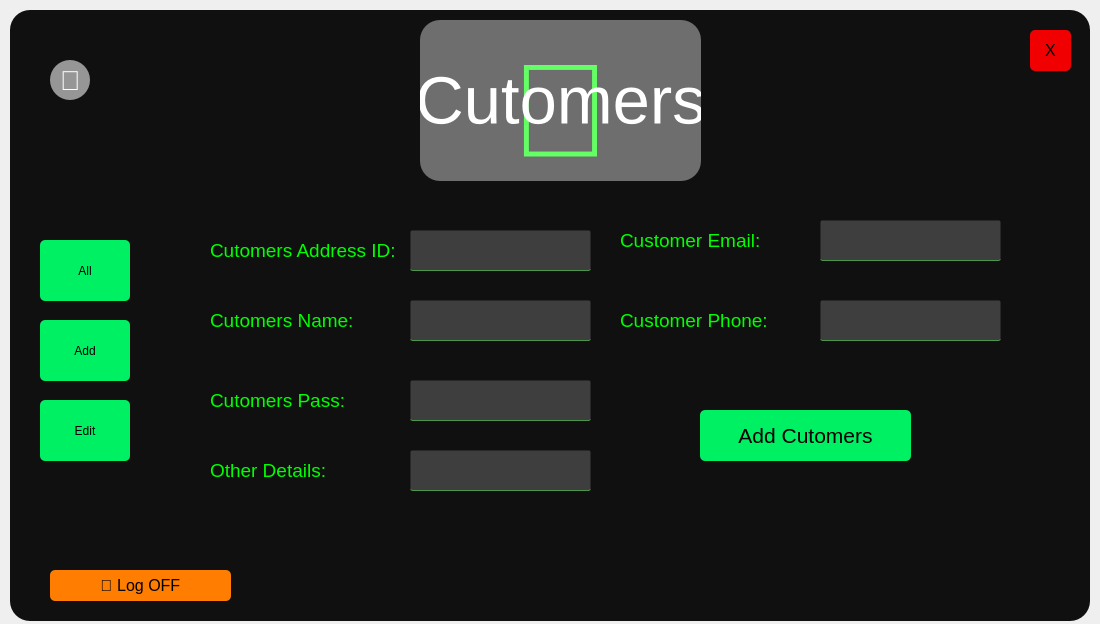
<?xml version="1.0" encoding="UTF-8"?>
<ui version="4.0">
 <class>Form</class>
 <widget class="QWidget" name="Form">
  <property name="geometry">
   <rect>
    <x>0</x>
    <y>0</y>
    <width>1100</width>
    <height>624</height>
   </rect>
  </property>
  <property name="windowTitle">
   <string>Form</string>
  </property>
  <widget class="QWidget" name="widget" native="true">
   <property name="geometry">
    <rect>
     <x>10</x>
     <y>10</y>
     <width>1080</width>
     <height>611</height>
    </rect>
   </property>
   <property name="styleSheet">
    <string notr="true">background-color:rgba(16,16,16,255);
border-radius:20px;</string>
   </property>
   <widget class="QPushButton" name="AdminPanLogOff">
    <property name="geometry">
     <rect>
      <x>40</x>
      <y>560</y>
      <width>181</width>
      <height>31</height>
     </rect>
    </property>
    <property name="font">
     <font>
      <family>Leelawadee UI</family>
      <pointsize>12</pointsize>
      <weight>50</weight>
      <bold>false</bold>
      <underline>false</underline>
      <strikeout>false</strikeout>
     </font>
    </property>
    <property name="styleSheet">
     <string notr="true">QPushButton#AdminPanLogOff{
background-color:rgba(255,125,0,255);
color:rgb(0,0,0);
border-radius:5px;
}

QPushButton#AdminPanLogOff:pressed{
background-color:rgba(255,150,0,255);
}
</string>
    </property>
    <property name="text">
     <string> Log OFF</string>
    </property>
   </widget>
   <widget class="QPushButton" name="btn_all">
    <property name="geometry">
     <rect>
      <x>30</x>
      <y>230</y>
      <width>90</width>
      <height>61</height>
     </rect>
    </property>
    <property name="styleSheet">
     <string notr="true">QPushButton#btn_all{
background-color:rgba(0,240,100,255);
color:rgb(0,0,0);
border-radius:5px;
}

QPushButton#btn_all:pressed{
background-color:rgba(0,255,150,255);
}
</string>
    </property>
    <property name="text">
     <string>All</string>
    </property>
   </widget>
   <widget class="QPushButton" name="AdminProBack">
    <property name="geometry">
     <rect>
      <x>40</x>
      <y>50</y>
      <width>40</width>
      <height>40</height>
     </rect>
    </property>
    <property name="font">
     <font>
      <family>Leelawadee UI</family>
      <pointsize>20</pointsize>
      <weight>50</weight>
      <bold>false</bold>
      <underline>false</underline>
      <strikeout>false</strikeout>
     </font>
    </property>
    <property name="styleSheet">
     <string notr="true">QPushButton#AdminProBack{
background-color:rgba(150,150,150,255);
color:rgb(255,255,255);
border-radius:20px;
}

QPushButton#AdminProBack:pressed{
background-color:rgba(200,200,200,255);
}
</string>
    </property>
    <property name="text">
     <string></string>
    </property>
   </widget>
   <widget class="QPushButton" name="btn_edit">
    <property name="geometry">
     <rect>
      <x>30</x>
      <y>390</y>
      <width>90</width>
      <height>61</height>
     </rect>
    </property>
    <property name="styleSheet">
     <string notr="true">QPushButton#btn_edit{
background-color:rgba(0,240,100,255);
color:rgb(0,0,0);
border-radius:5px;
}

QPushButton#btn_edit:pressed{
background-color:rgba(0,255,150,255);
}
</string>
    </property>
    <property name="text">
     <string>Edit</string>
    </property>
   </widget>
   <widget class="QPushButton" name="btn_add">
    <property name="geometry">
     <rect>
      <x>30</x>
      <y>310</y>
      <width>90</width>
      <height>61</height>
     </rect>
    </property>
    <property name="styleSheet">
     <string notr="true">QPushButton#btn_add{
background-color:rgba(0,240,100,255);
color:rgb(0,0,0);
border-radius:5px;
}

QPushButton#btn_add:pressed{
background-color:rgba(0,255,150,255);
}
</string>
    </property>
    <property name="text">
     <string>Add</string>
    </property>
   </widget>
   <widget class="QLabel" name="LockImage">
    <property name="geometry">
     <rect>
      <x>160</x>
      <y>10</y>
      <width>781</width>
      <height>181</height>
     </rect>
    </property>
    <property name="font">
     <font>
      <pointsize>100</pointsize>
     </font>
    </property>
    <property name="styleSheet">
     <string notr="true">color:rgba(0,255,0,255);
align:center</string>
    </property>
    <property name="text">
     <string></string>
    </property>
    <property name="alignment">
     <set>Qt::AlignCenter</set>
    </property>
   </widget>
   <widget class="QLabel" name="label">
    <property name="geometry">
     <rect>
      <x>200</x>
      <y>220</y>
      <width>191</width>
      <height>41</height>
     </rect>
    </property>
    <property name="font">
     <font>
      <pointsize>14</pointsize>
     </font>
    </property>
    <property name="styleSheet">
     <string notr="true">color:rgb(0, 255, 0)</string>
    </property>
    <property name="text">
     <string>Cutomers Address ID:</string>
    </property>
   </widget>
   <widget class="QLineEdit" name="AdminCusAddID">
    <property name="geometry">
     <rect>
      <x>400</x>
      <y>220</y>
      <width>181</width>
      <height>41</height>
     </rect>
    </property>
    <property name="font">
     <font>
      <pointsize>16</pointsize>
     </font>
    </property>
    <property name="styleSheet">
     <string notr="true">background-color:rgba(75,75,75,200);
color:rgb(0,255,0);
border-radius:2px;
border:1px solid rgba(0,0,0,0);
border-bottom-color:rgba(75,150,75,255);
padding-left:10px;
padding-bottom:3px;
</string>
    </property>
   </widget>
   <widget class="QLineEdit" name="AdminCusNamePhn">
    <property name="geometry">
     <rect>
      <x>810</x>
      <y>290</y>
      <width>181</width>
      <height>41</height>
     </rect>
    </property>
    <property name="font">
     <font>
      <pointsize>16</pointsize>
     </font>
    </property>
    <property name="styleSheet">
     <string notr="true">background-color:rgba(75,75,75,200);
color:rgb(0,255,0);
border-radius:2px;
border:1px solid rgba(0,0,0,0);
border-bottom-color:rgba(75,150,75,255);
padding-left:10px;
padding-bottom:3px;
</string>
    </property>
   </widget>
   <widget class="QLabel" name="label_12">
    <property name="geometry">
     <rect>
      <x>610</x>
      <y>210</y>
      <width>191</width>
      <height>41</height>
     </rect>
    </property>
    <property name="font">
     <font>
      <pointsize>14</pointsize>
     </font>
    </property>
    <property name="styleSheet">
     <string notr="true">color:rgb(0, 255, 0)</string>
    </property>
    <property name="text">
     <string>Customer Email:</string>
    </property>
   </widget>
   <widget class="QPushButton" name="btn_add_Customer">
    <property name="geometry">
     <rect>
      <x>690</x>
      <y>400</y>
      <width>211</width>
      <height>51</height>
     </rect>
    </property>
    <property name="font">
     <font>
      <pointsize>16</pointsize>
     </font>
    </property>
    <property name="styleSheet">
     <string notr="true">QPushButton#btn_add_Customer{
background-color:rgba(0,240,100,255);
color:rgb(0,0,0);
border-radius:5px;
}

QPushButton#btn_add_Customer:pressed{
background-color:rgba(0,255,150,255);
}
</string>
    </property>
    <property name="text">
     <string>Add Cutomers</string>
    </property>
   </widget>
   <widget class="QLineEdit" name="AdminCusEmail">
    <property name="geometry">
     <rect>
      <x>810</x>
      <y>210</y>
      <width>181</width>
      <height>41</height>
     </rect>
    </property>
    <property name="font">
     <font>
      <pointsize>16</pointsize>
     </font>
    </property>
    <property name="styleSheet">
     <string notr="true">background-color:rgba(75,75,75,200);
color:rgb(0,255,0);
border-radius:2px;
border:1px solid rgba(0,0,0,0);
border-bottom-color:rgba(75,150,75,255);
padding-left:10px;
padding-bottom:3px;
</string>
    </property>
   </widget>
   <widget class="QLabel" name="label_13">
    <property name="geometry">
     <rect>
      <x>610</x>
      <y>290</y>
      <width>191</width>
      <height>41</height>
     </rect>
    </property>
    <property name="font">
     <font>
      <pointsize>14</pointsize>
     </font>
    </property>
    <property name="styleSheet">
     <string notr="true">color:rgb(0, 255, 0)</string>
    </property>
    <property name="text">
     <string>Customer Phone:</string>
    </property>
   </widget>
   <widget class="QLabel" name="LockImage_2">
    <property name="geometry">
     <rect>
      <x>410</x>
      <y>10</y>
      <width>281</width>
      <height>161</height>
     </rect>
    </property>
    <property name="font">
     <font>
      <pointsize>50</pointsize>
     </font>
    </property>
    <property name="styleSheet">
     <string notr="true">color:rgba(255,255,255,255);
align:center;
background-color: rgba(255, 255, 255, 100);</string>
    </property>
    <property name="text">
     <string>Cutomers</string>
    </property>
    <property name="alignment">
     <set>Qt::AlignCenter</set>
    </property>
   </widget>
   <widget class="QLabel" name="label_11">
    <property name="geometry">
     <rect>
      <x>200</x>
      <y>440</y>
      <width>191</width>
      <height>41</height>
     </rect>
    </property>
    <property name="font">
     <font>
      <pointsize>14</pointsize>
     </font>
    </property>
    <property name="styleSheet">
     <string notr="true">color:rgb(0, 255, 0)</string>
    </property>
    <property name="text">
     <string>Other Details:</string>
    </property>
   </widget>
   <widget class="QLineEdit" name="AdminCusDetails">
    <property name="geometry">
     <rect>
      <x>400</x>
      <y>440</y>
      <width>181</width>
      <height>41</height>
     </rect>
    </property>
    <property name="font">
     <font>
      <pointsize>16</pointsize>
     </font>
    </property>
    <property name="styleSheet">
     <string notr="true">background-color:rgba(75,75,75,200);
color:rgb(0,255,0);
border-radius:2px;
border:1px solid rgba(0,0,0,0);
border-bottom-color:rgba(75,150,75,255);
padding-left:10px;
padding-bottom:3px;
</string>
    </property>
   </widget>
   <widget class="QLineEdit" name="AdminCusPass">
    <property name="geometry">
     <rect>
      <x>400</x>
      <y>370</y>
      <width>181</width>
      <height>41</height>
     </rect>
    </property>
    <property name="font">
     <font>
      <pointsize>16</pointsize>
     </font>
    </property>
    <property name="styleSheet">
     <string notr="true">background-color:rgba(75,75,75,200);
color:rgb(0,255,0);
border-radius:2px;
border:1px solid rgba(0,0,0,0);
border-bottom-color:rgba(75,150,75,255);
padding-left:10px;
padding-bottom:3px;
</string>
    </property>
   </widget>
   <widget class="QLabel" name="label_3">
    <property name="geometry">
     <rect>
      <x>200</x>
      <y>370</y>
      <width>191</width>
      <height>41</height>
     </rect>
    </property>
    <property name="font">
     <font>
      <pointsize>14</pointsize>
     </font>
    </property>
    <property name="styleSheet">
     <string notr="true">color:rgb(0, 255, 0)</string>
    </property>
    <property name="text">
     <string>Cutomers Pass:</string>
    </property>
   </widget>
   <widget class="QLabel" name="label_4">
    <property name="geometry">
     <rect>
      <x>200</x>
      <y>290</y>
      <width>191</width>
      <height>41</height>
     </rect>
    </property>
    <property name="font">
     <font>
      <pointsize>14</pointsize>
     </font>
    </property>
    <property name="styleSheet">
     <string notr="true">color:rgb(0, 255, 0)</string>
    </property>
    <property name="text">
     <string>Cutomers Name:</string>
    </property>
   </widget>
   <widget class="QLineEdit" name="AdminCusName">
    <property name="geometry">
     <rect>
      <x>400</x>
      <y>290</y>
      <width>181</width>
      <height>41</height>
     </rect>
    </property>
    <property name="font">
     <font>
      <pointsize>16</pointsize>
     </font>
    </property>
    <property name="styleSheet">
     <string notr="true">background-color:rgba(75,75,75,200);
color:rgb(0,255,0);
border-radius:2px;
border:1px solid rgba(0,0,0,0);
border-bottom-color:rgba(75,150,75,255);
padding-left:10px;
padding-bottom:3px;
</string>
    </property>
   </widget>
   <widget class="QPushButton" name="Close">
    <property name="geometry">
     <rect>
      <x>1020</x>
      <y>20</y>
      <width>41</width>
      <height>41</height>
     </rect>
    </property>
    <property name="font">
     <font>
      <family>Leelawadee UI</family>
      <pointsize>12</pointsize>
      <weight>50</weight>
      <bold>false</bold>
      <underline>false</underline>
      <strikeout>false</strikeout>
     </font>
    </property>
    <property name="styleSheet">
     <string notr="true">QPushButton#Close{
background-color:rgba(240,0,0,255);
color:rgb(0,0,0);
border-radius:5px;
}

QPushButton#Close:pressed{
background-color:rgba(255,0,0,255);
}
</string>
    </property>
    <property name="text">
     <string>X</string>
    </property>
   </widget>
  </widget>
 </widget>
 <resources/>
 <connections/>
</ui>
